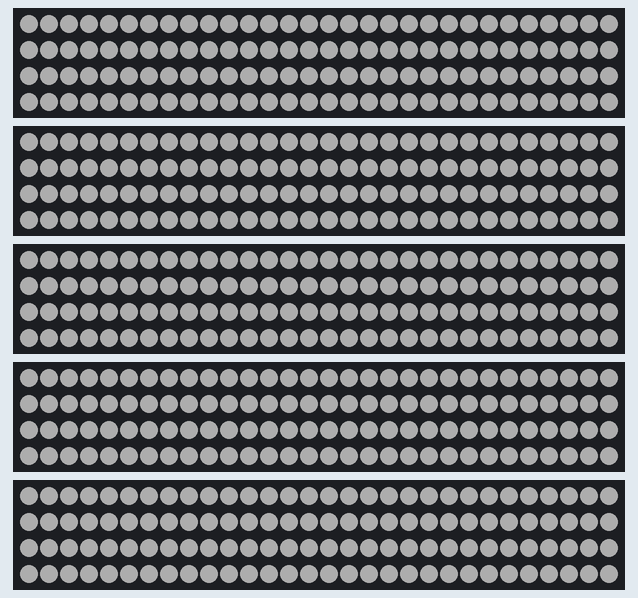
Recording of a sketch running on a simulated Arduino Uno, built with avr-gcc and run on an emulated ATmega328P. Parts: 5 × 120 RGB LEDs in strip order, left to right, continuing on the next row. Dim RGB values are drawn brighter than linear; colours are those a GRB WS2812 strip shows for the declared byte order.

Above: at 0.1 s.

The sketch:

fastled.ino
```cpp
#include "FastLED.h"
#define NUM_LEDS_PER_STRIP 120
#define NUM_STRIPS 5
#define START_PIN 6
#define DELAYVAL 0 // Time (in milliseconds) to pause between pixels

CRGB leds[NUM_STRIPS][NUM_LEDS_PER_STRIP];

enum class WaveType {
  kSin = 0,
};

void setup() {
  FastLED.addLeds<SK6812, START_PIN + 0, RGB>(leds[0], NUM_LEDS_PER_STRIP);
  FastLED.addLeds<SK6812, START_PIN + 1, RGB>(leds[1], NUM_LEDS_PER_STRIP);
  FastLED.addLeds<SK6812, START_PIN + 2, RGB>(leds[2], NUM_LEDS_PER_STRIP);
  FastLED.addLeds<SK6812, START_PIN + 3, RGB>(leds[3], NUM_LEDS_PER_STRIP);
  FastLED.addLeds<SK6812, START_PIN + 4, RGB>(leds[4], NUM_LEDS_PER_STRIP);
}


void getRgb(const WaveType wave_type, const int step, const int num_steps,
            const int led_idx, const int num_leds, uint8_t* r, uint8_t* g,
            uint8_t* b) {
  const float idx_normalized = static_cast<float>(led_idx) / num_leds;
  const float step_normalized = static_cast<float>(step) / num_steps;
  float val = 0.0;
  const int diff = step - led_idx;
  if (diff > 0 && diff < 20) {
    val = exp(-static_cast<float>((abs(diff))) / 2);
  }
  //const float val = sin((idx_normalized + step_normalized) * PI);
  float normalized_val = max(0.0, min(1.0, val));
  *r = static_cast<uint8_t>(normalized_val * 255);
  *g = static_cast<uint8_t>(normalized_val * 255);
  *b = static_cast<uint8_t>(normalized_val * 255);
}

void loop() {
  FastLED.clear();
  const int kNumSteps = 100;
  uint8_t r, g, b;
  int step = 0;
  for (int strip = 0; strip < NUM_STRIPS; ++strip) {
    for (int led = 0; led < NUM_LEDS_PER_STRIP; ++led) {
      leds[strip][led].r = 50;
      leds[strip][led].g = 50;
      leds[strip][led].b = 50;
    }
  }
  FastLED.show();
//  while(true) {
//    step = step % kNumSteps;
//    for (int led = 0; led < NUM_LEDS_PER_STRIP; ++led) {
//      getRgb(WaveType::kSin, step, kNumSteps, led, NUM_LEDS_PER_STRIP, &r, &g, &b);
//      for (int strip = 0; strip < NUM_STRIPS; ++strip) {
//        leds[strip][led].r = r;
//        leds[strip][led].g = g;
//        leds[strip][led].b = b;
//      }
//    }
//    FastLED.show();
//    ++step;
//    delay(DELAYVAL); // Pause before next pass through loop
//  }
}
```
